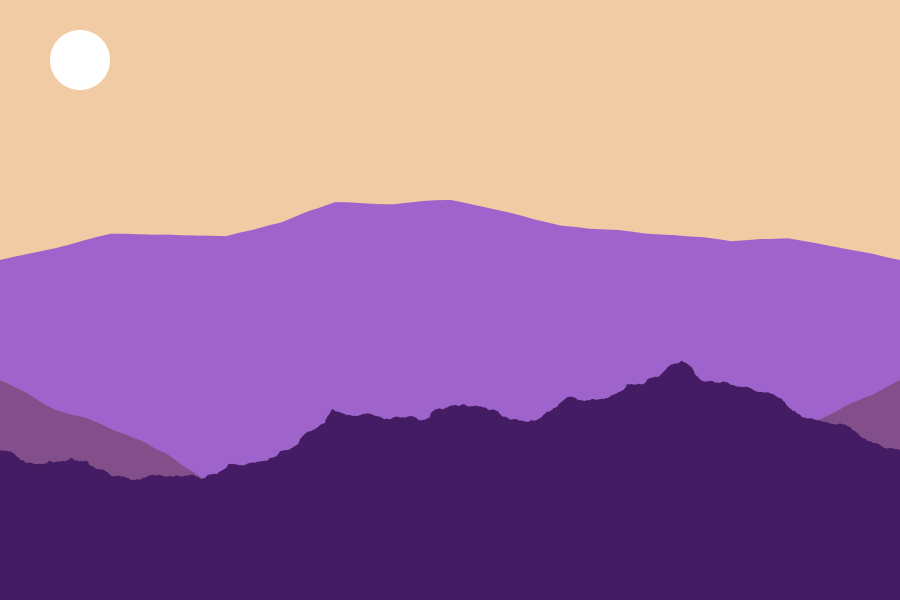
Frame 1 (no input)
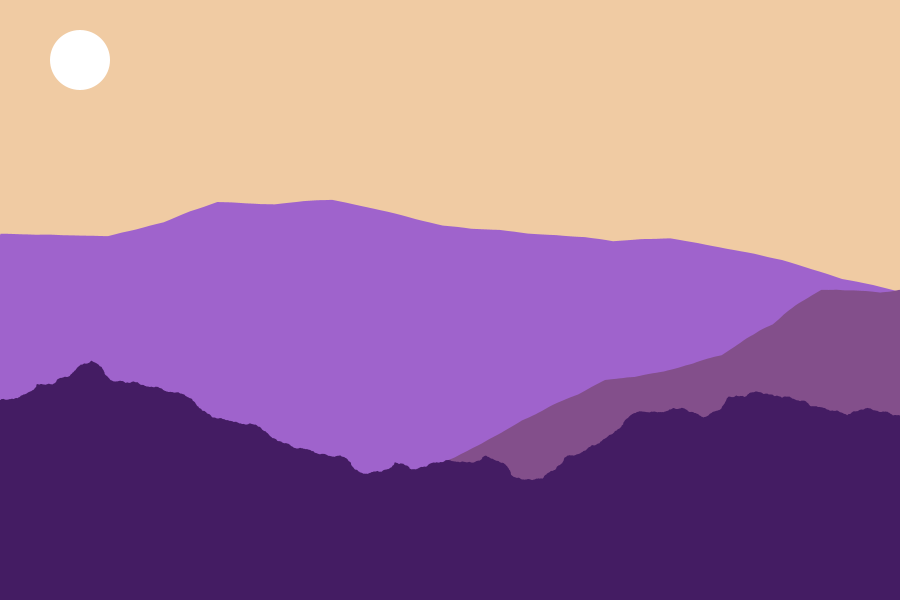
Frame 60 (the mouse pressed at the canvas centre just before this capture)
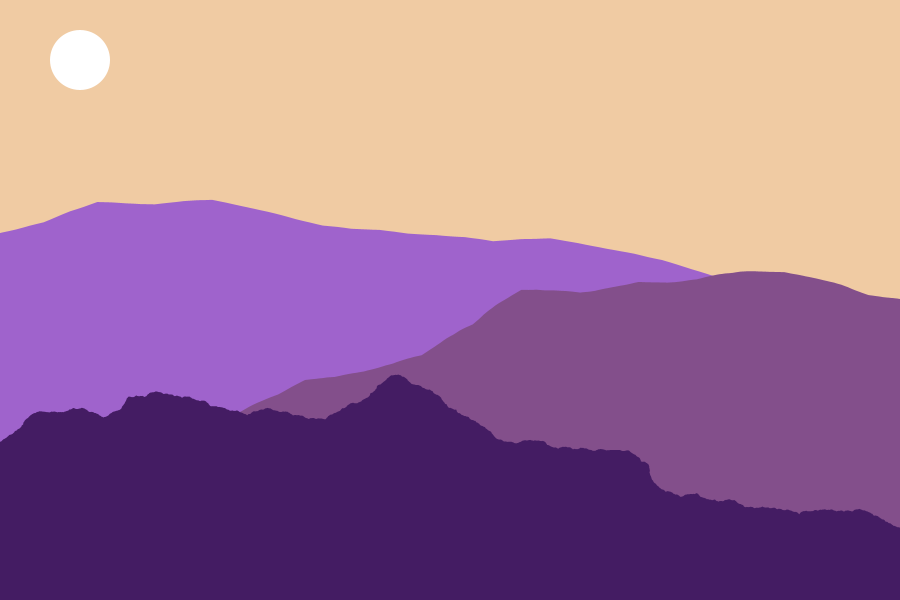
Frame 120 (the mouse held since frame 60 and released just before this capture)

The Processing sketch that drew these frames (run headless with seeded random() and noise(); from frame 60 on, the mouse is pressed at the canvas centre):

// Processing sketch: sketch_2D_Terrain
// ── sketch_2D_Terrain.pde
Terrain layer3, layer2, layer1;

void setup() {
  size(900, 600);
  layer3 = new Terrain(0, width, height, 10, height / 4, 2, ShiftDirection.LEFT, 0, width);
  layer2 = new Terrain(0, width, height - 20, 10, height / 3, 3, ShiftDirection.LEFT, 0, width);
  layer1 = new Terrain(0, width, height - 40, 10, height / 2, 4, ShiftDirection.LEFT, 0, width);
  
  
  noStroke();
}

void draw() {
  background(240, 203, 163);
  
  fill(255);
  circle(80, 60, 60);
  
  fill(159,99,204,255);
  layer1.render();
  
  fill(131,79,139,255);
  layer2.render();

  fill(68,28,99,255);
  layer3.render();

  layer1.shift(2);
  layer2.shift(5);
  layer3.shift(10);
}


void keyPressed() {
  if (key == ' ') {
    save("2d-terrain.png");
  }
}

// ── Terrain.pde
class Terrain {
  private TerrainChunk chunk1, chunk2;
  private ShiftDirection shiftDirection;
  private float clipXMin, clipXMax;
  
  public Terrain(float minX, float maxX, float groundLevel, int iterations, float maxHeight, float reductionFactor, ShiftDirection shiftDirection, float clipXMin, float clipXMax) {
    chunk1 = new TerrainChunk(minX, maxX, groundLevel, iterations, maxHeight, reductionFactor);
    
    if (shiftDirection == ShiftDirection.LEFT) {
      chunk2 = new TerrainChunk(maxX, 2 * maxX - minX, groundLevel, iterations, maxHeight, reductionFactor);
    }
    
    else {
      chunk2 = new TerrainChunk(2 * minX - maxX, minX, groundLevel, iterations, maxHeight, reductionFactor);
    }
    
    this.shiftDirection = shiftDirection;
    
    this.clipXMin = clipXMin;
    this.clipXMax = clipXMax;
  }
  
  public void shift(float speed) {
    chunk1.shift(speed, shiftDirection);
    chunk2.shift(speed, shiftDirection);
    
    PVector criticalPoint = shiftDirection == ShiftDirection.LEFT? chunk1.lastPoint() : chunk1.firstPoint();
    
    if (criticalPoint.x < clipXMin || criticalPoint.x > clipXMax) {
      chunk1 = chunk2;
      chunk2 = chunk2.reset();
    }
  }
  
  public void render() {
    if (shiftDirection == ShiftDirection.LEFT) {
      chunk1.render(null, chunk2.firstPoint(), clipXMin, clipXMax);
      chunk2.render(chunk1.lastPoint(), null, clipXMin, clipXMax);
    }
    else {
      chunk1.render(chunk2.lastPoint(), null, clipXMin, clipXMax);
      chunk2.render(null, chunk1.firstPoint(), clipXMin, clipXMax);
    }
  }
  
}


enum ShiftDirection {
  LEFT,
  RIGHT
}

// ── TerrainChunk.pde
import java.util.List;
import java.util.LinkedList;

class TerrainChunk {
  private List<PVector> points;
  
  private float minX, maxX, groundLevel, maxHeight, reductionFactor;
  private int iterations;

  public TerrainChunk(float minX, float maxX, float groundLevel, int iterations, float maxHeight, float reductionFactor) {
    points = new LinkedList<>();
    
    this.minX = minX;
    this.maxX = maxX;
    this.groundLevel = groundLevel;
    this.iterations = iterations;
    this.maxHeight = maxHeight;
    this.reductionFactor = reductionFactor;

    float baseLine = groundLevel - maxHeight;

    points.add(new PVector(minX, baseLine));
    points.add(new PVector(maxX, baseLine));

    float nextHeight = maxHeight;
    for (int i = 0; i < iterations; ++i) {
      subdivide(nextHeight);

      nextHeight /= reductionFactor;
    }
  }
  
  public TerrainChunk reset() {
    return new TerrainChunk(minX, maxX, groundLevel, iterations, maxHeight, reductionFactor);
  }
  
  public PVector firstPoint() {
    return points.get(0).copy();
  }
  
  public PVector lastPoint() {
    return points.get(points.size() - 1).copy();
  }
  
  
  public void shift(float speed, ShiftDirection direction) {
    for (int i = 0; i < points.size(); ++i) {
      points.get(i).x += speed * (direction == ShiftDirection.LEFT? -1 : 1);
    }
  }
  

  public void subdivide(float maxHeight) {
    subdivide(0, points.size(), maxHeight);
  }


  private void subdivide(int startIndex, int endIndexExclusive, float maxHeight) {
    List<PVector> insertions = new ArrayList<>();

    for (int i = startIndex; i < endIndexExclusive - 1; ++i) {
      PVector p1 = points.get(i);
      PVector p2 = points.get(i + 1);
      PVector midPoint = PVector.div(PVector.add(p1, p2), 2);

      PVector p1p2 = PVector.sub(p2, p1);
      PVector perpendicular = new PVector(p1p2.y, -p1p2.x);
      perpendicular.normalize();

      float displacement = random(-maxHeight, maxHeight);
      PVector extrudedPoint = PVector.add(midPoint, PVector.mult(perpendicular, displacement));

      insertions.add(extrudedPoint);
    }

    for (int i = 0; i < insertions.size(); ++i) {
      PVector newPoint = insertions.get(i);
      points.add(startIndex + 2 * i + 1, newPoint);
    }
  }

  public void render(PVector startPoint, PVector endPoint, float clipXMin, float clipXMax) {
    beginShape();
    if (startPoint != null) {
      vertex(startPoint.x, groundLevel);
      vertex(startPoint.x, startPoint.y);
    } else {
      vertex(points.get(0).x, groundLevel);
    }
    for (PVector p : points) {
      if (p.x < clipXMin || p.x > clipXMax) continue;
      vertex(p.x, p.y);
    }
    if (endPoint != null) {
      vertex(endPoint.x, endPoint.y);
      vertex(endPoint.x, groundLevel);
    }
    else {
      vertex(points.get(points.size() - 1).x, groundLevel);
    }
    endShape(CLOSE);
  }
}
